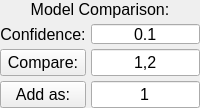
             <widget class="QFrame" name="frame_13">
              <property name="sizePolicy">
               <sizepolicy hsizetype="Minimum" vsizetype="Expanding">
                <horstretch>0</horstretch>
                <verstretch>0</verstretch>
               </sizepolicy>
              </property>
              <property name="minimumSize">
               <size>
                <width>0</width>
                <height>0</height>
               </size>
              </property>
              <property name="maximumSize">
               <size>
                <width>4553</width>
                <height>16777215</height>
               </size>
              </property>
              <property name="font">
               <font>
                <pointsize>12</pointsize>
               </font>
              </property>
              <property name="frameShape">
               <enum>QFrame::NoFrame</enum>
              </property>
              <property name="frameShadow">
               <enum>QFrame::Raised</enum>
              </property>
              <layout class="QGridLayout" name="gridLayout_16">
               <property name="leftMargin">
                <number>0</number>
               </property>
               <property name="topMargin">
                <number>0</number>
               </property>
               <property name="rightMargin">
                <number>0</number>
               </property>
               <property name="bottomMargin">
                <number>0</number>
               </property>
               <property name="spacing">
                <number>5</number>
               </property>
               <item row="1" column="0">
                <widget class="QLabel" name="label_5">
                 <property name="sizePolicy">
                  <sizepolicy hsizetype="Preferred" vsizetype="Minimum">
                   <horstretch>0</horstretch>
                   <verstretch>0</verstretch>
                  </sizepolicy>
                 </property>
                 <property name="maximumSize">
                  <size>
                   <width>453643</width>
                   <height>16777215</height>
                  </size>
                 </property>
                 <property name="font">
                  <font>
                   <pointsize>12</pointsize>
                  </font>
                 </property>
                 <property name="text">
                  <string>Confidence:</string>
                 </property>
                 <property name="alignment">
                  <set>Qt::AlignCenter</set>
                 </property>
                </widget>
               </item>
               <item row="2" column="0">
                <widget class="QPushButton" name="resetButton_9">
                 <property name="maximumSize">
                  <size>
                   <width>345634</width>
                   <height>32</height>
                  </size>
                 </property>
                 <property name="font">
                  <font>
                   <pointsize>12</pointsize>
                  </font>
                 </property>
                 <property name="text">
                  <string>Compare:</string>
                 </property>
                 <property name="autoDefault">
                  <bool>false</bool>
                 </property>
                </widget>
               </item>
               <item row="3" column="0">
                <widget class="QPushButton" name="resetButton_10">
                 <property name="maximumSize">
                  <size>
                   <width>150456</width>
                   <height>32</height>
                  </size>
                 </property>
                 <property name="font">
                  <font>
                   <pointsize>12</pointsize>
                  </font>
                 </property>
                 <property name="text">
                  <string>Add as:</string>
                 </property>
                 <property name="autoDefault">
                  <bool>false</bool>
                 </property>
                </widget>
               </item>
               <item row="0" column="0" colspan="4">
                <widget class="QLabel" name="label_8">
                 <property name="sizePolicy">
                  <sizepolicy hsizetype="Expanding" vsizetype="Minimum">
                   <horstretch>0</horstretch>
                   <verstretch>0</verstretch>
                  </sizepolicy>
                 </property>
                 <property name="maximumSize">
                  <size>
                   <width>4356435</width>
                   <height>20</height>
                  </size>
                 </property>
                 <property name="font">
                  <font>
                   <pointsize>12</pointsize>
                  </font>
                 </property>
                 <property name="text">
                  <string>Model Comparison:</string>
                 </property>
                 <property name="alignment">
                  <set>Qt::AlignCenter</set>
                 </property>
                </widget>
               </item>
               <item row="1" column="1" colspan="3">
                <widget class="QLineEdit" name="lineEdit_8">
                 <property name="sizePolicy">
                  <sizepolicy hsizetype="Ignored" vsizetype="Fixed">
                   <horstretch>0</horstretch>
                   <verstretch>0</verstretch>
                  </sizepolicy>
                 </property>
                 <property name="minimumSize">
                  <size>
                   <width>27</width>
                   <height>0</height>
                  </size>
                 </property>
                 <property name="maximumSize">
                  <size>
                   <width>16777215</width>
                   <height>20</height>
                  </size>
                 </property>
                 <property name="font">
                  <font>
                   <pointsize>12</pointsize>
                  </font>
                 </property>
                 <property name="text">
                  <string>0.1</string>
                 </property>
                 <property name="alignment">
                  <set>Qt::AlignCenter</set>
                 </property>
                </widget>
               </item>
               <item row="2" column="1" colspan="3">
                <widget class="QLineEdit" name="lineEdit_9">
                 <property name="sizePolicy">
                  <sizepolicy hsizetype="Ignored" vsizetype="Fixed">
                   <horstretch>0</horstretch>
                   <verstretch>0</verstretch>
                  </sizepolicy>
                 </property>
                 <property name="maximumSize">
                  <size>
                   <width>16777215</width>
                   <height>16777215</height>
                  </size>
                 </property>
                 <property name="font">
                  <font>
                   <pointsize>12</pointsize>
                  </font>
                 </property>
                 <property name="text">
                  <string>1,2</string>
                 </property>
                 <property name="alignment">
                  <set>Qt::AlignCenter</set>
                 </property>
                </widget>
               </item>
               <item row="3" column="1" colspan="3">
                <widget class="QLineEdit" name="lineEdit_10">
                 <property name="sizePolicy">
                  <sizepolicy hsizetype="Ignored" vsizetype="Fixed">
                   <horstretch>0</horstretch>
                   <verstretch>0</verstretch>
                  </sizepolicy>
                 </property>
                 <property name="maximumSize">
                  <size>
                   <width>546365</width>
                   <height>16777215</height>
                  </size>
                 </property>
                 <property name="font">
                  <font>
                   <pointsize>12</pointsize>
                  </font>
                 </property>
                 <property name="text">
                  <string>1</string>
                 </property>
                 <property name="alignment">
                  <set>Qt::AlignCenter</set>
                 </property>
                </widget>
               </item>
              </layout>
             </widget>
